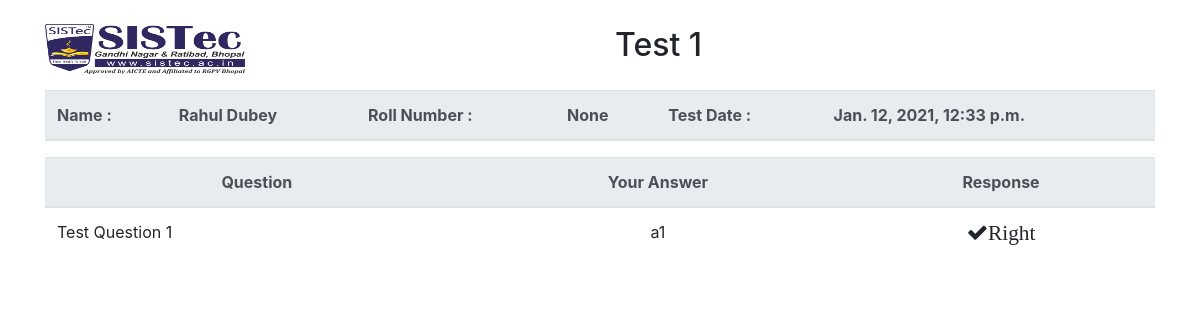
Screenshot of /report/6 (signed in) with the database file from the repository.
### Exam/models.py (models this page shows, shortened)
class Quiz(models.Model):
    user=models.OneToOneField(User, on_delete=models.CASCADE)
    name = models.CharField(max_length=1000)
    Branch=models.CharField(max_length=20,null=True,choices=branches)
    Sem=models.CharField(max_length=20,null=True,choices=sem)
    description = models.CharField(max_length=70)
    total_marks = models.IntegerField(help_text="Enter total Marks Note:Each Question is of 1 Marks ! ")
    time=models.IntegerField(help_text="Enter total Time in Minutes ! ")
    created = models.DateTimeField(auto_now_add=True)
    slug = models.SlugField(unique=True)
    published = models.BooleanField(default=False)
    class Meta:
        ordering = ["-created",]
        verbose_name_plural ="Quizzes"
    def __str__(self):
          return self.name

class Response(models.Model):
    quiztaker = models.ForeignKey(QuizTakers, on_delete=models.CASCADE)
    quiz = models.ForeignKey(Quiz, on_delete=models.CASCADE)
    question = models.ForeignKey(Question, on_delete=models.CASCADE)
    answer = models.ForeignKey(Answer,on_delete=models.CASCADE,null=True,blank=True)

class Question(models.Model):
    quiz = models.ForeignKey(Quiz, on_delete=models.CASCADE)
    label = models.TextField()
    def __str__(self):
        return self.label

class Answer(models.Model):
    question = models.ForeignKey(Question, on_delete=models.CASCADE)
    text = models.CharField(max_length=1000)
    is_correct = models.BooleanField(default=False)
    def __str__(self):
        return self.text

### Authentication/models.py (models this page shows, shortened)
class Student(models.Model):
    user = models.OneToOneField(User, on_delete=models.CASCADE, primary_key=True)
    Sem=models.CharField(max_length=20,null=True,choices=sem)
    Branch=models.CharField(max_length=20,null=True,choices=branches)
    RollNo=models.CharField(max_length=20,unique=True,blank=True,null=True)
    signup_confirmation = models.BooleanField(default=False)

### Exam/views.py (the view)
# urls.py: path('report/<int:pk>',views.Report,name='report'),
@login_required(login_url='login')
def Report(request,pk):
    quiz=Quiz.objects.get(id=pk)
    quiztaker=QuizTakers.objects.get(user=request.user,quiz=quiz)
    response = Response.objects.filter(quiztaker=quiztaker,quiz=quiz)
    context={
        "response":response,"quiz":quiz
    }
    return render(request,"Exam/Report.html",context)

### templates/Exam/Report.html
{% extends "base.html" %} {% block title %}OES | Report{% endblock title %} {% block body %}
{% load static %}
<div class="container mt-4">
    <div class="row">
       <div class="col">
        <img src="{% static 'img/sistec.png' %}" alt="" width="200px" height="50px">
       </div>
       <div class="col my-auto">
           <h2>{{quiz}}</h2>
       </div>
    </div>
    <table class="table mt-3">
        <thead class="thead-light">
            <tr>
                <th>Name :</th>
                <th>{{request.user.first_name}} {{request.user.last_name}}</th>
                <th>Roll Number :</th>
                <th>{{request.user.student.RollNo}}</th>
                <th>Test Date : </th>
                <th>{{quiz.created}}</th>
            </tr>
        </thead>
    </table>
    <div class="table-responsive">
        <table class="table">
                <thead class="thead-light">
                <tr>
                    <th class="text-center" scope="col">Question</th>
                    <th class="text-center" scope="col">Your Answer</th>
                    <th class="text-center" scope="col">Response</th>
                </tr>
                </thead>
                <tbody>
                {% for r in response %}
                <tr>
                    <td>{{r.question}}</td>
                    <td class="text-center">{{r.answer}}</td>
                    <td class="text-center">
                    {% if r.answer.is_correct %}
                        <i class="fa fa-check fa-lg" aria-hidden="true">Right</i>
                    {% else %}
                        <i class="fa fa-times fa-lg" aria-hidden="true">Wrong</i>
                    {% endif %}
                    </td>
                </tr>
                {% endfor %}
                </tbody>
            </table>
        </div>
</div>
{% endblock body %}

### rows the page displays
Quiz: name "Test 1", created "Jan. 12, 2021, 12:33 p.m."
Response: question "Test Question 1", answer "a1", shows "Right"

### other values shown
{{ request.user.first_name }} "Rahul"
{{ request.user.last_name }} "Dubey"
{{ request.user.student.RollNo }} "None"
